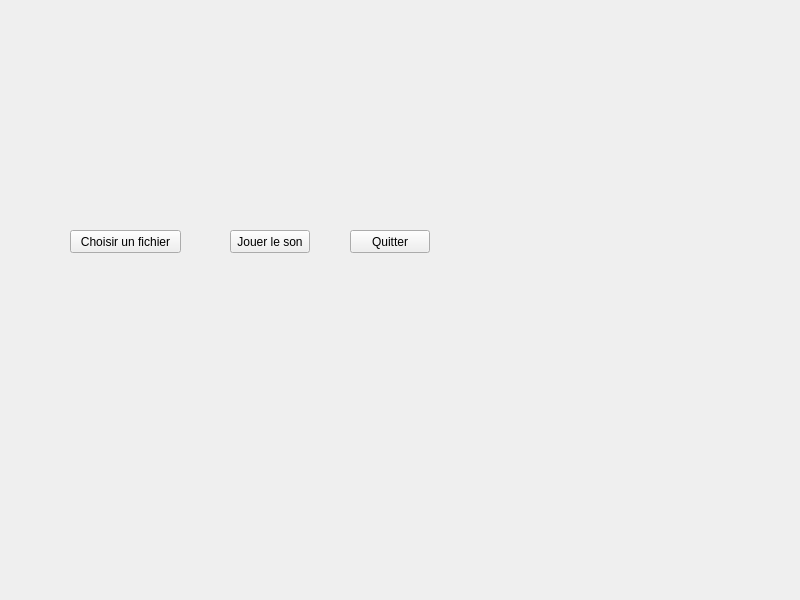
<?xml version="1.0" encoding="UTF-8"?>
<ui version="4.0">
 <class>Widget</class>
 <widget class="QWidget" name="Widget">
  <property name="geometry">
   <rect>
    <x>0</x>
    <y>0</y>
    <width>800</width>
    <height>600</height>
   </rect>
  </property>
  <property name="windowTitle">
   <string>Widget</string>
  </property>
  <widget class="QPushButton" name="pushButtonChooseFile">
   <property name="geometry">
    <rect>
     <x>70</x>
     <y>230</y>
     <width>111</width>
     <height>23</height>
    </rect>
   </property>
   <property name="text">
    <string>Choisir un fichier</string>
   </property>
  </widget>
  <widget class="QPushButton" name="pushButtonPlayExternalSound">
   <property name="geometry">
    <rect>
     <x>230</x>
     <y>230</y>
     <width>80</width>
     <height>23</height>
    </rect>
   </property>
   <property name="text">
    <string>Jouer le son</string>
   </property>
  </widget>
  <widget class="QPushButton" name="pushButtonQuitter">
   <property name="geometry">
    <rect>
     <x>350</x>
     <y>230</y>
     <width>80</width>
     <height>23</height>
    </rect>
   </property>
   <property name="text">
    <string>Quitter</string>
   </property>
  </widget>
 </widget>
 <resources/>
 <connections>
  <connection>
   <sender>pushButtonQuitter</sender>
   <signal>clicked()</signal>
   <receiver>Widget</receiver>
   <slot>close()</slot>
   <hints>
    <hint type="sourcelabel">
     <x>440</x>
     <y>236</y>
    </hint>
    <hint type="destinationlabel">
     <x>1029</x>
     <y>259</y>
    </hint>
   </hints>
  </connection>
 </connections>
</ui>
